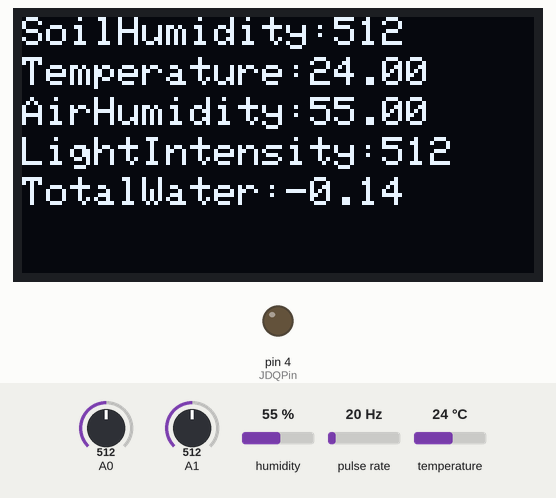
The sketch below on a simulated Arduino Uno, built with avr-gcc and run on an emulated ATmega328P. Parts: 128×64 one-colour display, output pins drawn as LEDs (lit = HIGH). Wiring (inferred from the names in the program): pulse sensor: data pin 10. The inputs (shaded band) are chosen by the test bench; at power-on: A0 = 512, A1 = 512, humidity 55 %, pulse rate 20 Hz, temperature 24 °C. What the sketch prints to the serial monitor is not drawn.

Above: at 4.8 s.
4.9 s: A0 set to 415
At 13.8 s:
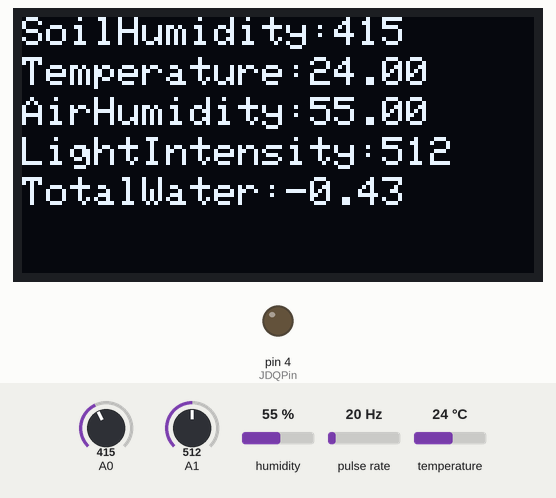
14.2 s: A0 set to 386
At 22.0 s:
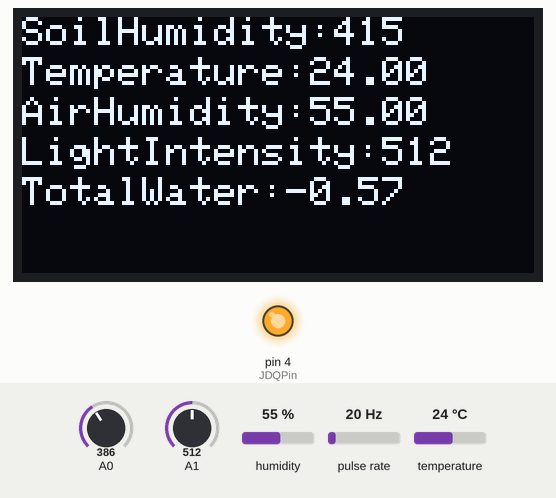
Timing chart, 0 to 23.7 s (numbered marks = the images above; inputs shaded):
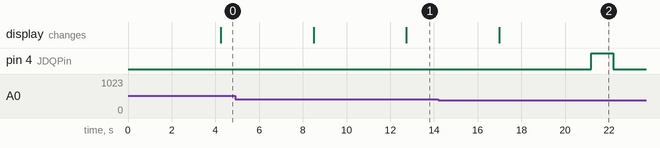

Measured:
- the behaviour switches between 400 and 399 on A0 (found by bisection; images 1 and 2)
- after the input at 14.2 s, pin 4 (JDQPin): LOW → HIGH after 7.0 s, → LOW 1.0 s later

The sketch:

Proteus_Simulation_V1.ino
```cpp
#include <Wire.h>         //IIC通信
#include <DHT.h>          //调用温湿度传感器的库文件
#include <Adafruit_GFX.h> //引入驱动0.96寸OLED所需的库
#include <Adafruit_SSD1306.h>

#define SCREEN_WIDTH 128  //设置OLED宽度,128像素
#define SCREEN_HEIGHT 64  //设置OLED高度,64像素
#define D 9              //定义温度传感器引脚位
#define OLED_RESET 7      //自定义重置引脚,是Adafruit_SSD1306库文件所必需的

#define JDQPin 4          //执行器（继电器）引脚
#define  flowPin  10      //脉冲引脚

float shi_du;            //定义空气湿度变量
float wen_du;            //定义温度变量
int tu_rang;             //定义土壤湿度变量
int guang_zhao;          //定义光照强度变量

int X;                    //用于存储高电平脉冲的持续时间
int Y;                    //用于存储低电平脉冲的持续时间
float shijian = 0;        //用于存储脉冲的总时间（高电平+低电平）
float pinlv = 0;          //用于存储脉冲的频率
float shui = 0;           //用于存储每秒流过的水量（升）
float TOTAL = 0;          //用于累计总水量
float LS = 0;             //用于存储每次循环流过的水量（升/秒）

int SV,PV;                //位式控制变量

DHT dht(D, DHT11);        //设置DHT11模块读取结果变量dht,实例化（引脚，类型）
Adafruit_SSD1306 display(SCREEN_WIDTH, SCREEN_HEIGHT, &Wire, OLED_RESET);//设置屏幕的大小、地址、复位引脚，必要时软件复位

/******执行模块******/
void water1(){
    digitalWrite(JDQPin,HIGH);
    delay(1000);//打开1s继电器
    digitalWrite(JDQPin,LOW);
    delay(10000);//延时10s渗透
}
void water2(){
    digitalWrite(JDQPin,HIGH);
    delay(2000);//打开2s继电器
    digitalWrite(JDQPin,LOW);
    delay(10000);//延时10s渗透
}
/*******************/

//显示函数
void words_display()
{
    display.clearDisplay();         //清除屏幕
    display.setTextColor(WHITE);    //设置字体颜色,白色可见
    display.setTextSize(1.5);       //设置字体大小
    display.setCursor(0, 0);        //设置oled中显示的位置
    display.print("SoilHumidity:"); //土壤湿度显示
    display.println(tu_rang);//***********************
    display.setCursor(0, 10);
    display.print("Temperature:");  //温度显示
    display.println(wen_du);
    display.setCursor(0, 20);
    display.print("AirHumidity:");  //空气湿度显示
    display.println(shi_du);
    display.setCursor(0, 30);
    display.print("LightIntensity:");//光照强度显示
    display.println(guang_zhao);//************************
    display.setCursor(0, 40);
    display.print("TotalWater:");   //灌溉量显示
    display.println(TOTAL);
}

/******初始化设置******/
void setup()
{
  Wire.begin();//初始化Wire库
  Serial.begin(9600);//设置波特率（必须与接收端一致）

  display.begin(SSD1306_SWITCHCAPVCC, 0x3C);//初始化OLED并设置其IIC地址为0x3C
  dht.begin();//dht初始化

  pinMode(A0, INPUT);//土壤湿度

  pinMode(A1, INPUT);//光照强度

  pinMode(JDQPin,OUTPUT);//继电器引脚初始化
}
/*********************/

void loop()
{
/******数据采集模块******/
    //读取土壤湿度数据范围0~1023
    tu_rang = analogRead(A0);
    delay(1000);            //延时1秒更新数据

    //读取温湿度数据
    shi_du = dht.readHumidity();    //读dht11湿度数据
    wen_du = dht.readTemperature();  //读dht11温度(摄氏度)
    delay(1000);                     //延时1秒更新数据

    //读取光照强度模拟数据
    guang_zhao = analogRead(A1);
    delay(1000);        //延时1秒更新数据

    //读取灌溉量模拟数据
    X = pulseIn(flowPin, HIGH); //读取高电平脉冲的持续时间
    Y = pulseIn(flowPin, LOW);  //读取低电平脉冲的持续时间
    shijian = X + Y;                  //计算总脉冲时间
    pinlv = 1000000 / shijian;    //计算脉冲频率（单位：Hz）
    shui = pinlv / 7.5;       //根据YF-S201的规格，每7.5Hz代表每分钟1升水
    LS = shui / 60;               //将每分钟的流量转换为每秒的流量
    TOTAL = TOTAL + LS;            //累加总流量
    delay(1000);
/***********************/

/******算法模块******/
    PV = tu_rang;  //实际值
    SV = 400;       //目标值，定制化方案，可更改变量
    if(PV < SV){    //没达到目标值开始准备浇水
      if(PV > 0 && PV < 341){ //根据实际值细致化浇水
            water2();//严重缺水，浇水2s
            }else{
              if(PV > 341 && PV < 682){
                water1();//缺水，浇水1s
              }else{
              if(PV > 682 && PV < 1023){//程度湿
                digitalWrite(JDQPin,LOW);
                  }
                }
            }
    }else{          //高于目标值不浇水
      digitalWrite(JDQPin, LOW);
    }


 /******************/

/******显示模块******/
    words_display(); //display显示函数
    display.display();//更新屏幕
 /******************/

    //发送到串口
    Serial.println("************************");

    Serial.print("AirHumidity:");
    Serial.println(shi_du);

    Serial.print("Temperature:");
    Serial.println(wen_du);

    Serial.print("SoilHumidity:");
    Serial.println(tu_rang);//

    Serial.print("LightIntensity:");
    Serial.println(guang_zhao);//

    Serial.print("TotalWater:");
    Serial.println(TOTAL);

    Serial.println("************************");


}
```
